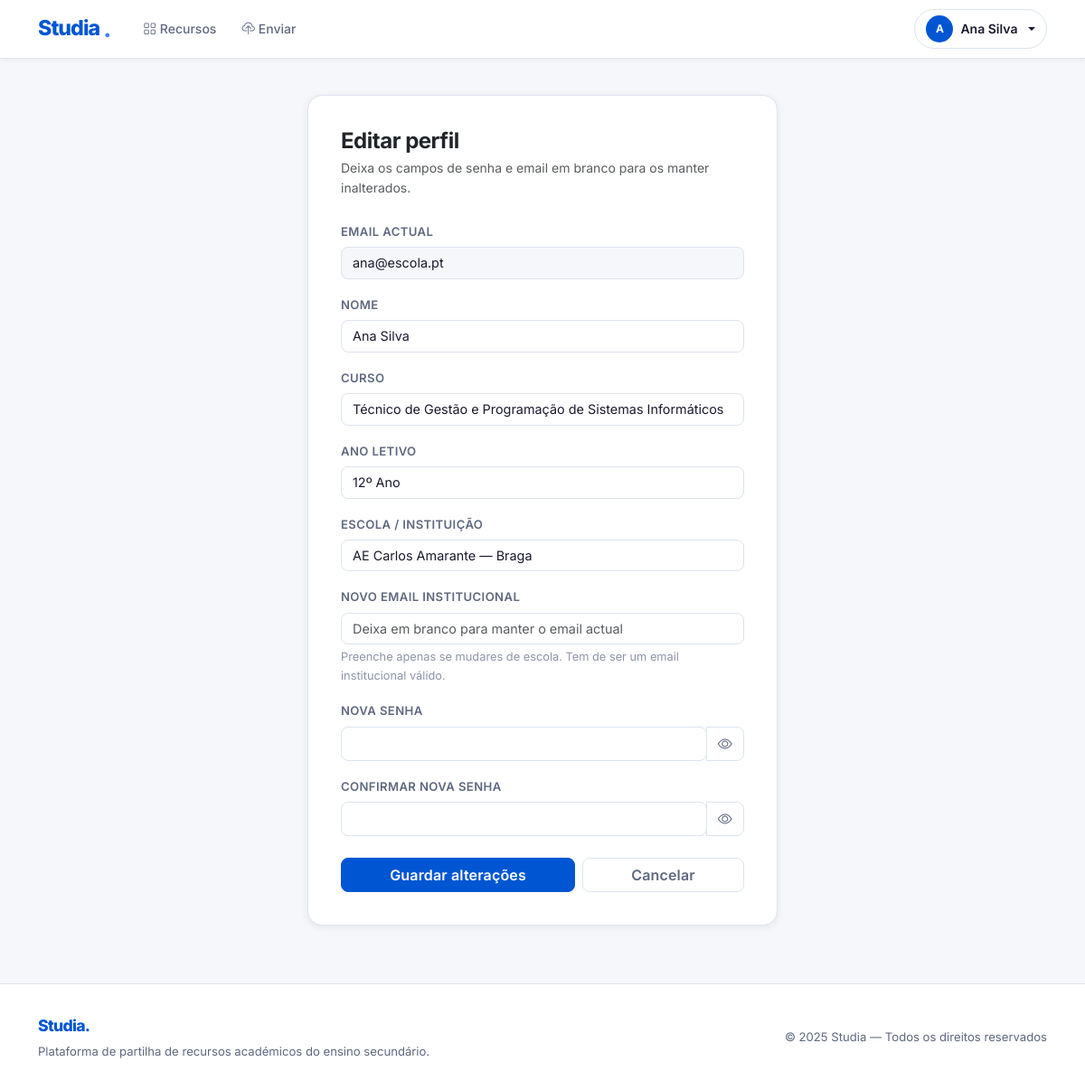
Screenshot of /accounts/perfil/editar/ (signed in) with the database file from the repository.
### apps/accounts/models.py (models this page shows, shortened)
class User(AbstractBaseUser, PermissionsMixin):
    ANOS_LETIVOS = [
        ("10", "10º Ano"),
        ("11", "11º Ano"),
        ("12", "12º Ano"),
    ]
    CURSOS = [
        ("CT",  "Ciências e Tecnologias"),
        ("CSE", "Ciências Socioeconómicas"),
        ("LH",  "Línguas e Humanidades"),
        ("AV",  "Artes Visuais"),
        ("TGPSI",  "Técnico de Gestão e Programação de Sistemas Informáticos"),
        ("TPSI",   "Técnico de Programação Informática"),
        ("TGE",    "Técnico de Gestão"),
        ("TM",     "Técnico de Marketing"),
        ("TAD",    "Técnico de Auxiliar de Saúde"),
        ("TGRC",   "Técnico de Gestão e Recursos Humanos e Comunicação"),
        ("TAAM",   "Técnico de Apoio à Gestão Desportiva"),
        ("TCOM",   "Técnico de Comunicação / Marketing e Publicidade"),
        ("TIT",    "Técnico de Instalações Elétricas"),
        ("TRSI",   "Técnico de Redes e Sistemas Informáticos"),
        ("TCMA",   "Técnico de Construção Civil / Medições e Orçamentos"),
        ("TGA",    "Técnico de Restauração / Cozinha e Pastelaria"),
        ("TTUR",   "Técnico de Turismo"),
        ("TAGRO",  "Técnico de Agropecuária"),
        ("TDG",    "Técnico de Design Gráfico"),
        ("TMOD",   "Técnico de Multimédia"),
        ("TELE",   "Técnico de Eletrónica, Automação e Computadores"),
        ("TMEC",   "Técnico de Mecatrónica"),
        ("TAUT",   "Técnico de Manutenção Industrial / Eletromecânica"),
        ("OUTRO",  "Outro"),
    ]
    CURSOS_DICT = dict(CURSOS)
    email       = models.EmailField(unique=True, verbose_name="Email institucional")
    nome        = models.CharField(max_length=150)
    curso       = models.CharField(max_length=10, choices=CURSOS)
    ano_letivo  = models.CharField(max_length=2, choices=ANOS_LETIVOS)
    instituicao = models.CharField(max_length=150)
    is_active = models.BooleanField(default=True)
    is_staff  = models.BooleanField(default=False)
    date_joined = models.DateTimeField(default=timezone.now)
    total_uploads        = models.PositiveIntegerField(default=0)
    total_downloads      = models.PositiveIntegerField(default=0)
    total_reports_falsos = models.PositiveIntegerField(default=0)
    objects = UserManager()
    USERNAME_FIELD  = "email"
    REQUIRED_FIELDS = ["nome", "curso", "ano_letivo", "instituicao"]
    class Meta:
        verbose_name        = "Utilizador"
        verbose_name_plural = "Utilizadores"

### apps/accounts/views.py (the view)
# urls.py: path("perfil/editar/", views.editar_perfil_view, name="editar_perfil"),
@login_required
def editar_perfil_view(request):
    user = request.user
    if request.method == "POST":
        form = EditarPerfilForm(request.POST, instance=user)
        if form.is_valid():
            user_editado = form.save(commit=False)
            email_novo = form.cleaned_data.get("email_novo")
            if email_novo:
                user_editado.email = email_novo
            password = form.cleaned_data.get("password1")
            if password:
                user_editado.set_password(password)
            user_editado.save()
            update_session_auth_hash(request, user_editado)  # mantém sessão após mudança de senha
            messages.success(request, "Perfil atualizado com sucesso!")
            return redirect("accounts:perfil")
    else:
        form = EditarPerfilForm(instance=user)
    return render(request, "accounts/editar_perfil.html", {"form": form, "email_atual": user.email})

### accounts/templates/accounts/editar_perfil.html (shortened to what this page needs)
{% extends 'base.html' %}
{% block content %}
<div class="st-auth-card" style="max-width:520px;">
  <div class="card">
    <div class="card-body">
      <h4 class="fw-bold mb-1" style="letter-spacing:-.02em;">Editar perfil</h4>
      <p class="text-muted mb-4" style="font-size:.875rem;">Deixa os campos de senha e email em branco para os manter inalterados.</p>
      <form method="post" novalidate>
        <div class="mb-3">
          <label class="form-label">Email actual</label>
          <input type="text" class="form-control" value="{{ email_atual }}" disabled style="background:var(--st-surface);">
        </div>
        {% for field in form %}
        <div class="mb-3">
          <label class="form-label" for="{{ field.id_for_label }}">{{ field.label }}</label>
          {% if field.field.widget.input_type == 'password' %}
          <div class="input-group">
            {{ field }}
            <button class="btn btn-outline-secondary" type="button"
                    onclick="toggleSenha('{{ field.id_for_label }}', this)" tabindex="-1">
              <i class="bi bi-eye"></i>
            </button>
          </div>
          {% else %}
          {{ field }}
          {% endif %}
          {% if field.help_text %}<div class="form-text">{{ field.help_text }}</div>{% endif %}
        </div>
        {% endfor %}
        <div class="d-flex gap-2 mt-4">
          <button type="submit" class="btn btn-primary flex-fill">Guardar alterações</button>
          <a href="{% url 'accounts:perfil' %}" class="btn btn-outline-secondary flex-fill">Cancelar</a>
        </div>
      </form>
    </div>
  </div>
</div>
{% endblock %}

### templates/base.html (shortened to what this page needs)
<!DOCTYPE html>
<html lang="pt">
<head>
  <link href="https://cdn.jsdelivr.net/npm/bootstrap@5.3.3/dist/css/bootstrap.min.css" rel="stylesheet">
  <link href="https://cdn.jsdelivr.net/npm/bootstrap-icons@1.11.3/font/bootstrap-icons.min.css" rel="stylesheet">
  <link rel="stylesheet" href="/static/css/style.css">
</head>
<body>
<nav class="navbar navbar-expand-lg st-navbar sticky-top">
  <div class="container">
    <a class="st-brand" href="{% url 'home' %}">
      Studia<span class="brand-dot">.</span>
    </a>
    <div class="collapse navbar-collapse ms-4" id="navMenu">
      <ul class="navbar-nav me-auto gap-1">
        {% if user.is_authenticated %}
        <li class="nav-item">
          <a class="nav-link st-nav-link" href="{% url 'resources:lista' %}">
            <i class="bi bi-grid me-1"></i>Recursos
          </a>
        </li>
        <li class="nav-item">
          <a class="nav-link st-nav-link" href="{% url 'resources:upload' %}">
            <i class="bi bi-cloud-upload me-1"></i>Enviar
          </a>
        </li>
        {% endif %}
      </ul>
      <ul class="navbar-nav ms-auto gap-2 align-items-center">
        {% if user.is_authenticated %}
        <li class="nav-item dropdown st-dropdown">
          <a class="nav-link st-user-pill dropdown-toggle" href="#" data-bs-toggle="dropdown">
            <span class="st-avatar-sm">{{ user.nome|first|upper }}</span>
            <span class="d-none d-md-inline">{{ user.nome }}</span>
          </a>
        </li>
        {% endif %}
      </ul>
    </div>
  </div>
</nav>
<main class="container my-4">{% block content %}{% endblock %}</main>
<footer class="st-footer">
  <div class="container d-flex flex-column flex-md-row align-items-center justify-content-between gap-2">
    <div>
      <span class="st-footer-brand">Studia.</span>
      <p class="mb-0 mt-1">Plataforma de partilha de recursos académicos do ensino secundário.</p>
    </div>
    <p class="mb-0">&copy; 2025 Studia — Todos os direitos reservados</p>
  </div>
</footer>
</body>
</html>

### static/css/style.css (style rules this page uses)
:root { --st-blue: #0056d2; --st-blue-hover: #004ab5; --st-blue-light: #e8f0fe; --st-blue-mid: #4285f4; --st-white: #ffffff; --st-surface: #f5f7fa; --st-surface-2: #eef1f6; --st-border: #dde3ee; --st-text: #1a1a2e; --st-text-muted: #5f6880; --st-text-subtle: #8d95a8; --st-success: #1dac78; --st-warning: #f5a623; --st-danger: #e53935; --st-info: #0288d1; --st-radius: 10px; --st-radius-lg: 16px; --st-shadow: 0 1px 4px rgba(0,0,0,.08), 0 4px 16px rgba(0,0,0,.06); --st-shadow-card: 0 2px 8px rgba(0,0,0,.07); --st-font: 'Inter', 'Segoe UI', system-ui, sans-serif; }
*, *::before, *::after { box-sizing: border-box; }
html { scroll-behavior: smooth; }
body { font-family: var(--st-font); background-color: var(--st-surface); color: var(--st-text); font-size: 15px; line-height: 1.6; -webkit-font-smoothing: antialiased; }
.st-navbar { background: var(--st-white) !important; border-bottom: 1px solid var(--st-border); box-shadow: 0 1px 6px rgba(0,0,0,.06); padding: 0; min-height: 64px; }
.st-navbar .container { min-height: 64px; display: flex; align-items: center; }
.st-brand { font-size: 1.45rem; font-weight: 800; letter-spacing: -0.04em; color: var(--st-blue) !important; text-decoration: none !important; display: flex; align-items: center; gap: .25rem; }
.st-brand .brand-dot { color: var(--st-blue-mid); font-size: 1.6rem; line-height: 1; }
.st-nav-link { font-size: .875rem; font-weight: 500; color: var(--st-text-muted) !important; padding: .35rem .75rem !important; border-radius: 6px; transition: color .15s, background .15s; }
.st-nav-link i { font-size: .9rem; }
.st-user-pill { display: flex; align-items: center; gap: .5rem; font-size: .875rem; font-weight: 600; color: var(--st-text) !important; padding: .35rem .75rem !important; border-radius: 24px; border: 1px solid var(--st-border); background: var(--st-white); transition: box-shadow .15s, border-color .15s; }
.st-avatar-sm { width: 30px; height: 30px; border-radius: 50%; background: var(--st-blue); color: #fff; display: inline-flex; align-items: center; justify-content: center; font-size: .75rem; font-weight: 700; flex-shrink: 0; }
.btn { font-family: var(--st-font); font-weight: 600; border-radius: 8px; transition: all .15s; letter-spacing: .01em; }
.btn-primary { background: var(--st-blue) !important; border-color: var(--st-blue) !important; color: #fff !important; }
.btn-outline-secondary { border-color: var(--st-border) !important; color: var(--st-text-muted) !important; }
.card { border: 1px solid var(--st-border) !important; border-radius: var(--st-radius-lg) !important; box-shadow: var(--st-shadow-card) !important; background: var(--st-white); }
.form-control, .form-select { border-radius: 8px !important; border-color: var(--st-border) !important; font-size: .9rem !important; color: var(--st-text) !important; transition: border-color .15s, box-shadow .15s; background: var(--st-white); }
.form-label { font-size: .82rem; font-weight: 600; color: var(--st-text-muted); letter-spacing: .03em; text-transform: uppercase; margin-bottom: .4rem; }
.form-text { font-size: .8rem; color: var(--st-text-subtle); }
.st-footer { background: var(--st-white); border-top: 1px solid var(--st-border); padding: 2rem 0; margin-top: 4rem; }
.st-footer-brand { font-size: 1.1rem; font-weight: 800; color: var(--st-blue); letter-spacing: -.04em; }
.st-footer p, .st-footer a { font-size: .82rem; color: var(--st-text-muted); }
.st-auth-card { max-width: 440px; margin: 2.5rem auto; }
.st-auth-card .card-body { padding: 2.25rem !important; }

### rows the page displays
User: nome|first "A", nome "Ana Silva", email "ana@escola.pt", form "Ana Silva" "Técnico de Gestão e Programação de Sistemas Informáticos" "12º Ano" "AE Carlos Amarante — Braga"

### other values shown
{{ field.label }} "NOME" "CURSO" "ANO LETIVO" "ESCOLA / INSTITUIÇÃO" "NOVO EMAIL INSTITUCIONAL" "NOVA SENHA" "CONFIRMAR NOVA SENHA"
{{ field.help_text }} "Preenche apenas se mudares de escola. Tem de ser um email institucional válido."
